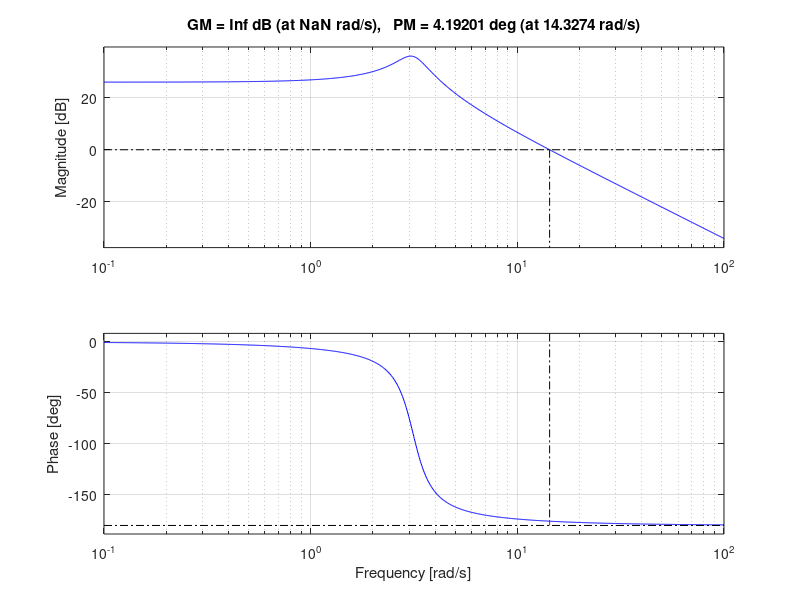

MATLAB code to generate this figure: (Note: this script raises an error after producing the figure.)
%% Damped pendulum - Bode design: lead-lag compensator
% Damped pendulum from Chapter 1, linearized around the hanging position 
% (theta = 0). The input u is a torque scaled by the inertia and the output is 
% the angle theta. This is Example "Hanging pendulum: lead-lag compensation" of 
% Chapter 8.
%
% Specifications: K_p = 20 (steady state error to a step 1/21, about 4.8%), 
% phase margin of at least 45 deg, and gain crossover frequency between 5 and 
% 10 rad/s (faster than the pendulum, but without amplifying noise too much).

clear all
close all

k = 1;              % viscous damping [1/s]
g = 9.8;            % gravity [m/s^2]
L = 1;              % length [m]
s = tf('s');

G = 1/(s^2 + k*s + g/L);
phaseDeg = @(H, w) angle(evalfr(H, 1j*w))*180/pi;
%% Step 1: gain for the steady state specification
% $$K_p = \lim_{s\to 0} C(s) G(s) = K_c/9.8$$

Kc = 20*g/L         % = 196
%% Step 2: margins of the uncompensated system Kc*G
% The pendulum is very lightly damped (zeta = 0.16): the phase drops sharply to 
% almost -180 deg after the resonance. Phase margin about 4.2 deg at 14.3 rad/s.

margin(Kc*G);
[~, PM0, ~, wg0] = margin(Kc*G)
%% Attempt 1: lead only
% The lead procedure meets the phase margin, but the gain crossover moves to 
% about 23.7 rad/s (> 10) and the high frequency gain of the controller is 
% Kc/alpha, about 1550.

phicm = 45 - PM0 + 10;
a = (1 - sind(phicm))/(1 + sind(phicm))                          % about 0.127
wm = fzero(@(w) abs(evalfr(Kc*G, 1j*w)) - sqrt(a), [wg0 100]);
Clead = Kc*(s/(wm*sqrt(a)) + 1)/(a*s/(wm*sqrt(a)) + 1);
margin(Clead*G);
%% Attempt 2: lag only
% The lag procedure (phase -125 deg) gives a crossover of 3.5 rad/s (< 5): the 
% phase margin is met, but the loop is too slow.

wc = fzero(@(w) phaseDeg(G, w) + 125, [1 10]);                   % about 3.5 rad/s
beta = abs(evalfr(Kc*G, 1j*wc));                                 % about 45.9
Clag = Kc*(10/wc*s + 1)/(beta*10/wc*s + 1);
margin(Clag*G);
%% Lead-lag: lag part
% Choose the new crossover wc = 6 rad/s, inside the required range. There the 
% phase of Kc*G is about -167 deg, so the lead will have to add about 40 deg.

wc = 6;
phaseDeg(Kc*G, wc)
beta = abs(evalfr(Kc*G, 1j*wc))                % about 7.29
T2 = 10/wc;                                    % lag zero at wc/10 = 0.6 rad/s
Clag = (T2*s + 1)/(beta*T2*s + 1);
[~, PM1, ~, wg1] = margin(Kc*Clag*G)           % PM about 7.9 deg at 6 rad/s
%% Lead-lag: lead part
% Phase to add (5 deg extra: above 6 rad/s the phase of Kc*G is almost flat)

phicm = 45 - PM1 + 5                           % about 42.1 deg
alpha = (1 - sind(phicm))/(1 + sind(phicm))    % about 0.198
alpha = 0.2;                                   % round it
wm = fzero(@(w) abs(evalfr(Kc*Clag*G, 1j*w)) - sqrt(alpha), [wg1 100])   % about 8.34 rad/s
T1 = 1/(wm*sqrt(alpha))                                                  % about 0.268
%% Validate
% Rounded values: C(s) = 196 (0.268 s + 1)/(0.0537 s + 1) (1.667 s + 1)/(12.15 s + 1)

C = 196*(0.268*s + 1)/(0.0537*s + 1)*(1.667*s + 1)/(12.15*s + 1);
margin(C*G);                                   % PM about 46.2 deg at 8.34 rad/s
%% 
% Compare the Bode plots

bode(Kc*G, Clead*G, Clag*G, C*G); grid on
legend('K_c G(s)', 'lead only', 'lag only', 'lead-lag');
%% 
% and the closed loop step responses: the uncompensated loop rings for 
% seconds, the lead-lag overshoots by about 20% and then approaches the final 
% value 0.952 slowly (closed loop pole at -0.45 from the lag).

step(feedback(Kc*G, 1), feedback(C*G, 1), 10);
legend('uncompensated', 'lead-lag');
%% 
% The high frequency gain of the lead-lag is Kc/(alpha beta), about 134, 
% versus about 1550 for the lead only: in the simulation the input is limited to 
% +/-50. To try this controller in PEN_Realtime_Demo (or in the browser version), 
% type this in its C(s) box
%
%   196*(0.268*s+1)/(0.0537*s+1)*(1.667*s+1)/(12.15*s+1)

[numC, denC] = tfdata(C, 'v')
